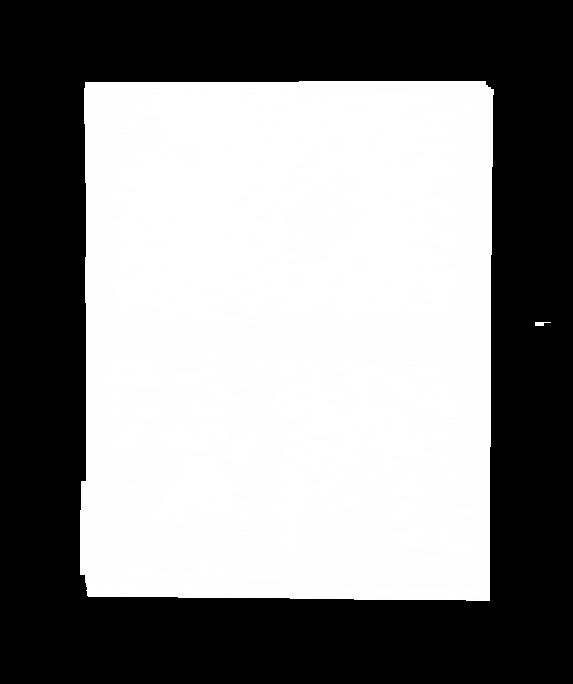
#> input picture masks/00008.jpg, 573 x 684 px, found by its file name
$ python background_removal.py   (older library calls are emulated)
#> lines starting #> are read from the running program, lines starting #| are printed output that depends on the picture; after the words box and inside, x2 and y2 are one past the last pixel; in counts of white or black regions, pixels touching at a corner belong together
#> further down, image is the input picture: shape (684, 573, 3); min 0, max 255, mean 136.5
### w3/src/denoiser.py
import cv2
import numpy as np
import pywt
import os
from math import log10, sqrt
from skimage.metrics import structural_similarity as ssim
from tqdm import tqdm
import bm3d

class LinearDenoiser():
    def __init__(self, image):
        self.img = image

    def boxFilter(self, kernelSize):
        img=self.img.copy()
        return cv2.blur(img, (kernelSize, kernelSize))

    def medianFilter(self, kernelSize):
#> called with kernelSize = 5
        img = self.img.copy()
        return cv2.medianBlur(img, kernelSize)

    # [41 lines left out: functions butterworthLowPassFilter, butterworthGrayLowPass, not called in this run]

    def gaussianFilter(self, kernelSize, sigmaX):
        img = self.img.copy()
        return cv2.GaussianBlur(img, (kernelSize, kernelSize), sigmaX)

    def bilateralFilter(self, d, sigmaColor, sigmaSpace):
        img = self.img.copy()
        return cv2.bilateralFilter(img, d, sigmaColor, sigmaSpace)

    # [98 lines left out: functions Convolution2DFilter, fftLowPassFilter, fftLowPassGray, gaussianLowPassFilter, gaussianLowPassGray, waveletTransformGray and 1 more, not called in this run]


class NonLinearDenoiser():
    def __init__(self, image):
        self.img = image

    # [173 lines left out: functions rof_denoising, rof_denoise_channel, non_local_means_denoising, bmd3_denoising_byhand, bm3d_denoising, waveletShrinkage3D and 2 more, not called in this run]

class NoiseMetric():
    # [246 lines left out: functions psnr, ssim, denoiseOne, denoiseAll, test, not called in this run]

# [2 lines that do not run on import are left out]

### w3/src/background_removal.py
import cv2
import numpy as np
import matplotlib.pyplot as plt
from denoiser import LinearDenoiser

class CalculateBackground():
    def __init__(self, image):
        self.image = image

    # [166 lines left out: functions display_image, detect_contours_with_laplacian, detect_contours_with_prewitt, detect_contours_with_canny, fourier_transform_background_detection, not called in this run]


    def detect_contours_with_gradients(self):
        """Detect contours in the image using gradient-based edge detection."""
        gray = cv2.cvtColor(self.image, cv2.COLOR_BGR2HLS)[:, :, 1]

        # Aplicar operador Sobel para calcular los gradientes en x y y
        grad_x = cv2.Sobel(gray, cv2.CV_64F, 1, 0, ksize=7)  # Gradiente en x
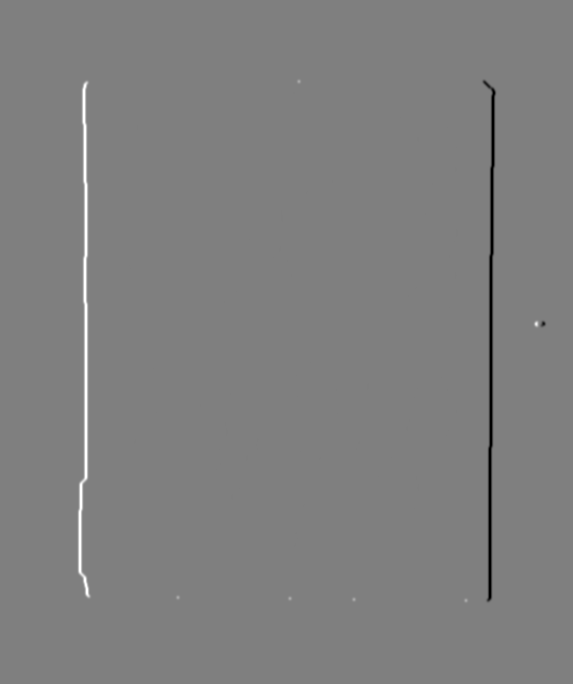
#> grad_x: shape (684, 573) float64; min -162560, max 162595, mean 0; drawn with min black and max white
        grad_y = cv2.Sobel(gray, cv2.CV_64F, 0, 1, ksize=7)  # Gradiente en y
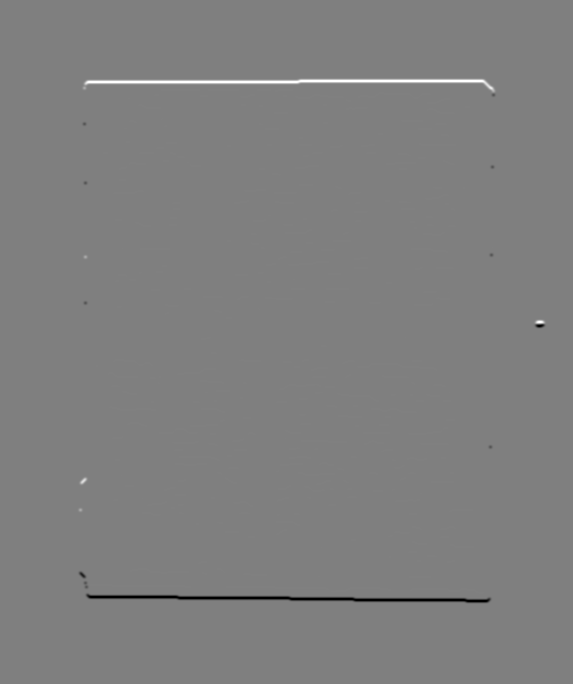
#> grad_y: shape (684, 573) float64; min -162864, max 162560, mean 0; drawn with min black and max white

        # Calcular la magnitud total del gradiente
        magnitude = cv2.magnitude(grad_x, grad_y)
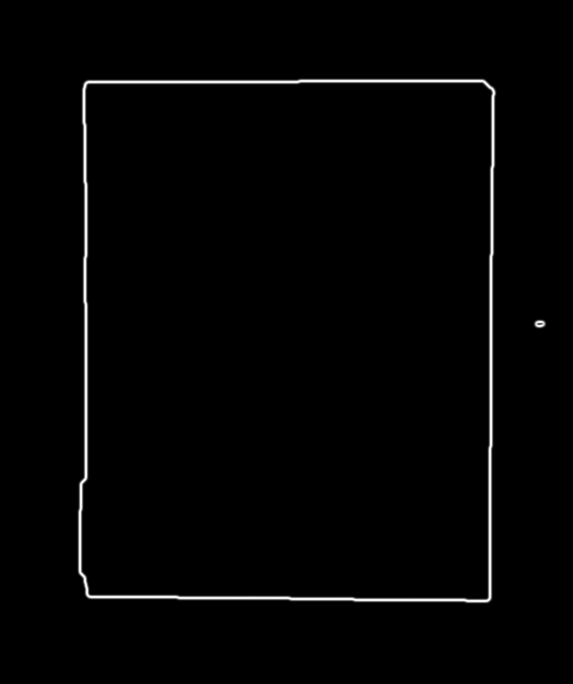
#> magnitude: shape (684, 573) float64; min 0, max 170183.8, mean 2524.6; drawn with min black and max white

        # Normalizar la magnitud para que esté entre 0 y 255
        magnitude = cv2.normalize(magnitude, None, 0, 255, cv2.NORM_MINMAX)

        # Convertir la magnitud a tipo uint8
        magnitude = np.uint8(magnitude)

        # Aplicar un umbral para obtener los bordes binarios
        _, edges = cv2.threshold(magnitude, 15, 255, cv2.THRESH_BINARY)
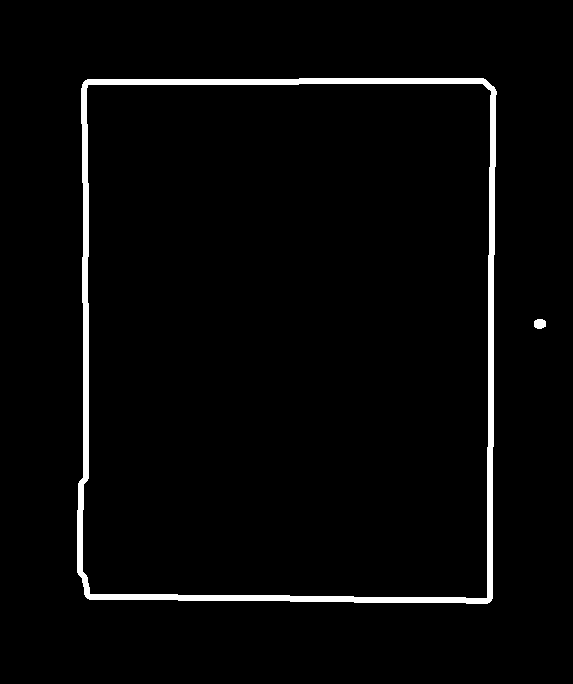
#> edges: shape (684, 573); 2.8% white; 2 white regions, box (x1, y1, x2, y2) and area: (77, 78, 497, 604) 11018, (534, 319, 546, 329) 102

        # Aplicar una dilatación para cerrar brechas entre bordes
        kernel = cv2.getStructuringElement(cv2.MORPH_RECT, (5, 5))  # Kernel de 5x5 para operaciones morfológicas
        edges = cv2.morphologyEx(edges, cv2.MORPH_CLOSE, kernel, iterations=2)  # Aplicar un cierre para unir bordes
#> edges: shape (684, 573); 2.8% white; 2 white regions

        # Guardar la imagen de los bordes detectados
        cv2.imwrite('./data/background/edges.jpg', edges)

        # Encontrar los contornos
        contours, _ = cv2.findContours(edges, cv2.RETR_EXTERNAL, cv2.CHAIN_APPROX_SIMPLE)
#> contours = 2 contours; box (x1, y1, x2, y2) and area: (77, 78, 497, 604) 214827, (534, 319, 546, 329) 85

        possible_frames = []
        contour_image = self.image.copy()

        mask_contours = np.zeros(self.image.shape[:2], dtype=np.uint8)  # Máscara para los contornos

        for cnt in contours:
            possible_frames.append(cnt)
            cv2.drawContours(mask_contours, [cnt], -1, 255, -1)  # Dibujar el contorno cerrado en la máscara
            cv2.drawContours(contour_image, [cnt], -1, (0, 255, 0), 5)  # Dibujar en la imagen de contorno
#> this loop made 2 passes
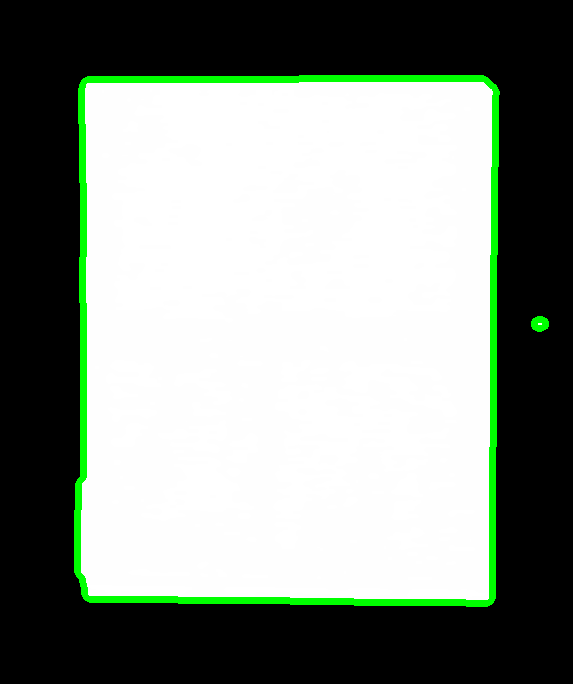
#> contour_image: shape (684, 573, 3); mean of channels 0, 1, 2 135.3, 143.8, 135.3; drawn as B, G, R
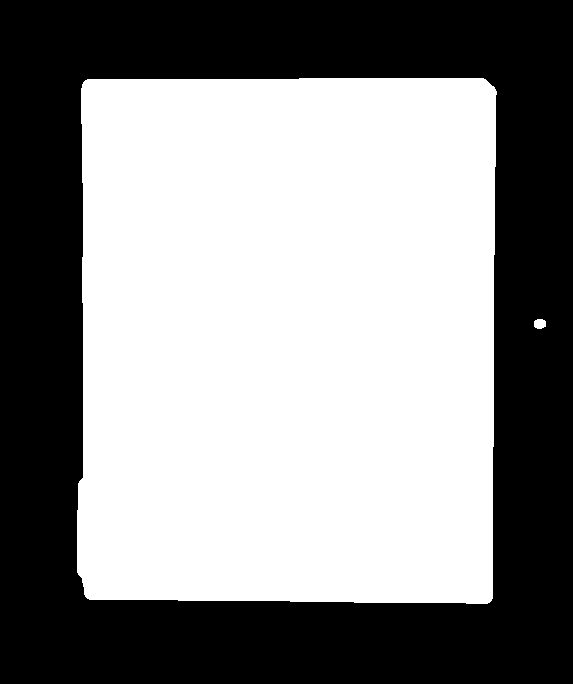
#> mask_contours: shape (684, 573); 55.1% white; 1 black region
#> after the loop, possible_frames has the same summary as contours

        # Guardar la imagen con los contornos detectados
        cv2.imwrite('./data/background/contour_image.jpg', contour_image)
        cv2.imwrite('./data/background/mask_contours.jpg', mask_contours)

        return mask_contours

    def process_frames(self):
        """Process only contours (frames) detection."""
        # [4 lines of commented-out code are left out]

        edges_mask = self.detect_contours_with_gradients()


        return edges_mask

    def apply_mask(self, mask):
        """Apply the mask to the original image to extract the foreground."""
        background_removed = cv2.bitwise_and(self.image, self.image, mask=mask)
        return background_removed

    def morphological_operations_cleanse(self, final_mask):
        """Apply morphological operations to clean the mask."""
        kernel = cv2.getStructuringElement(cv2.MORPH_RECT, (120, 1))
        cleaned_mask = cv2.morphologyEx(final_mask, cv2.MORPH_OPEN, kernel)
#> cleaned_mask: shape (684, 573); 55% white; 1 black region, box (x1, y1, x2, y2) and area: (0, 0, 573, 684) 176204
        cleaned_mask = cv2.morphologyEx(cleaned_mask, cv2.MORPH_CLOSE, cv2.getStructuringElement(cv2.MORPH_RECT, (10, 10)))
        cleaned_mask = cv2.morphologyEx(cleaned_mask, cv2.MORPH_OPEN, cv2.getStructuringElement(cv2.MORPH_RECT, (10, 10)))
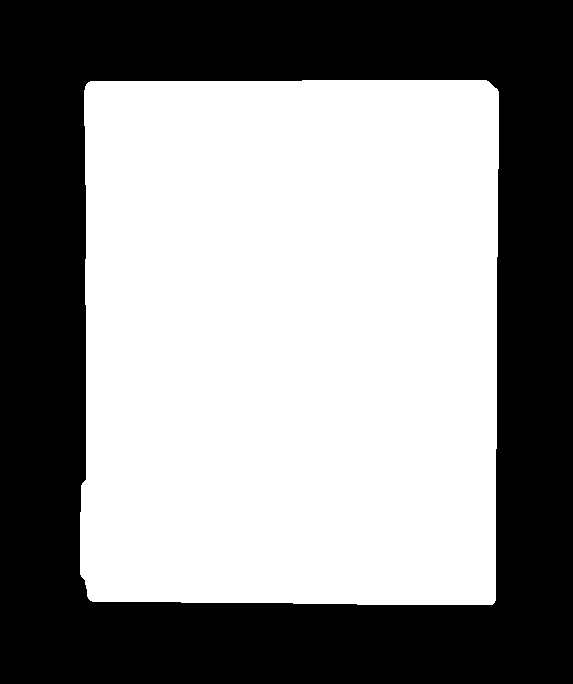
#> cleaned_mask: shape (684, 573); 55% white; 1 black region

        return cleaned_mask

if __name__ == "__main__":
    # Cargar la imagen
    image = cv2.imread('./data/qsd2_w3/00008.jpg')
    linear_denoiser = LinearDenoiser(image)

    denoise_image = linear_denoiser.medianFilter(5)
    cv2.imwrite('./data/background/denoise_image.jpg', denoise_image)
    background = CalculateBackground(denoise_image)

    # Detectar contornos
    mask_contours = background.process_frames()

    # Aplicar la máscara
    foreground = background.apply_mask(mask_contours)

    # Realizar operaciones morfológicas finales para limpiar la máscara
    cleaned_mask = background.morphological_operations_cleanse(mask_contours)

    # Encontrar todos los contornos en la máscara
    contours, _ = cv2.findContours(cleaned_mask, cv2.RETR_EXTERNAL, cv2.CHAIN_APPROX_SIMPLE)
#> contours = 1 contour; box (x1, y1, x2, y2) and area: (80, 80, 499, 605) 214801

    # Filtrar los contornos por un área mínima
    large_contours = [cnt for cnt in contours if cv2.contourArea(cnt) > 10000]
#> large_contours has the same summary as contours

    # Ordenar los contornos por área en orden descendente
    large_contours = sorted(large_contours, key=cv2.contourArea, reverse=True)

    # Seleccionar solo los contornos más grandes (ej: 2 más grandes)
    largest_contours = large_contours[:2]
#> largest_contours has the same summary as contours

    # Crear una nueva máscara con solo los contornos seleccionados
    filtered_mask = np.zeros(cleaned_mask.shape, dtype=np.uint8)
    for cnt in largest_contours:
        cv2.drawContours(filtered_mask, [cnt], -1, 255, thickness=cv2.FILLED)
#> this loop made 1 pass

    cv2.imwrite('./data/background/cleaned_mask.jpg', filtered_mask)
    final_image = background.apply_mask(filtered_mask)

    # Guardar la imagen final
    cv2.imwrite('./data/background/final_image.jpg', final_image)

$ run again, with masks/00001.jpg copied over masks/00008.jpg
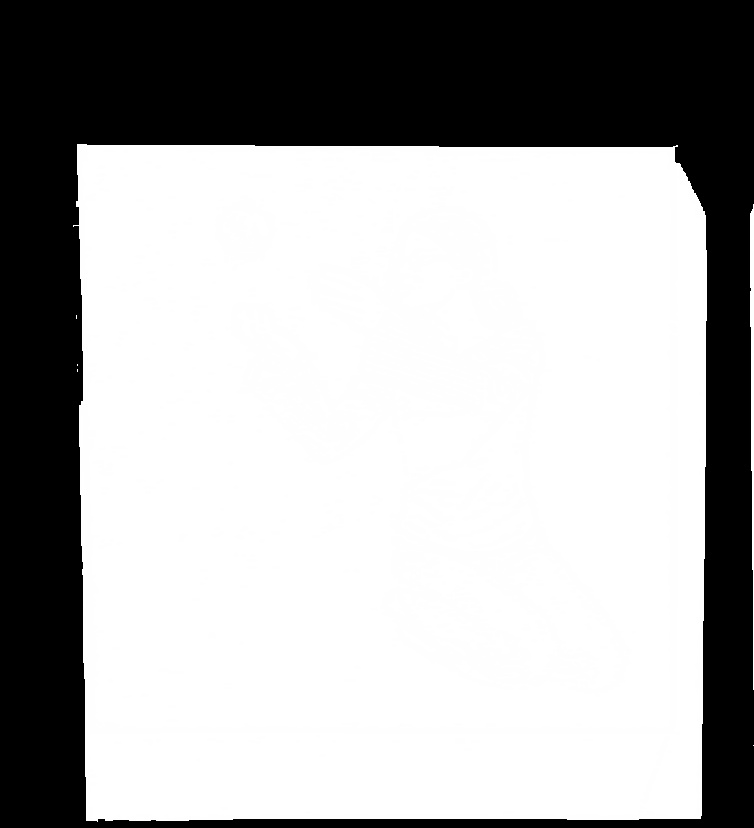
#> input picture masks/00001.jpg, 754 x 828 px, found by its file name
#> image is the input picture: shape (828, 754, 3); min 0, max 255, mean 171.2
#> in detect_contours_with_gradients, `edges = cv2.morphologyEx(edges, cv2.MORPH_CLOSE, kernel, iterations=2)`:
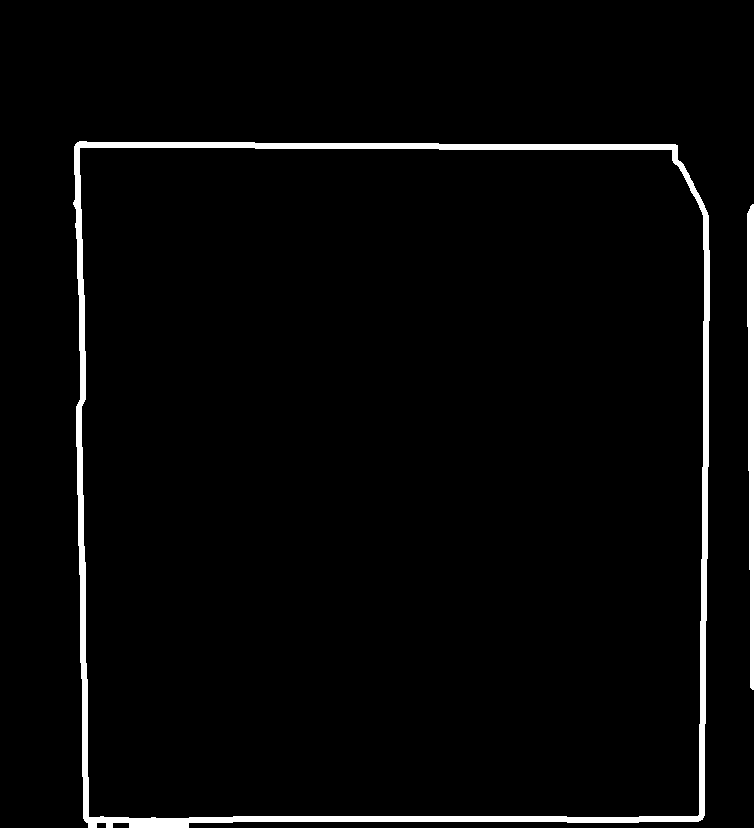
#> edges: shape (828, 754); 2.9% white; 2 white regions
#> in detect_contours_with_gradients, `contours, _ = cv2.findContours(edges, cv2.RETR_EXTERNAL, cv2.CHAIN_APP..`: contours = 2 contours; box (x1, y1, x2, y2) and area: (73, 141, 710, 828) 424998, (747, 204, 754, 690) 2186
#> the loop in detect_contours_with_gradients, `for cnt in contours:` made 2 passes
#> after the loop in detect_contours_with_gradients, `for cnt in contours:`: possible_frames has the same summary as contours
#> in morphological_operations_cleanse, `cleaned_mask = cv2.morphologyEx(cleaned_mask, cv2.MORPH_OPEN, cv2.getS..`:
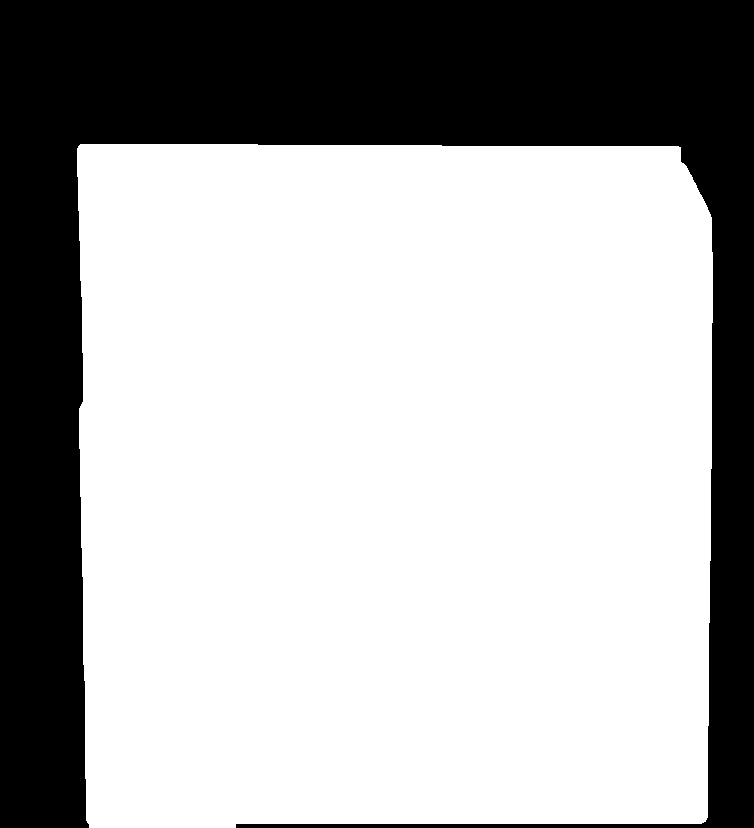
#> cleaned_mask: shape (828, 754); 68.3% white; 1 black region
#> `contours, _ = cv2.findContours(cleaned_mask, cv2.RETR_EXTERNAL, cv2.CH..`: contours = 1 contour; box (x1, y1, x2, y2) and area: (77, 144, 713, 828) 424972
#> large_contours has the same summary as contours
#> largest_contours has the same summary as contours
#> the loop `for cnt in largest_contours:` made 1 pass

$ run again, with masks/00002.jpg copied over masks/00008.jpg
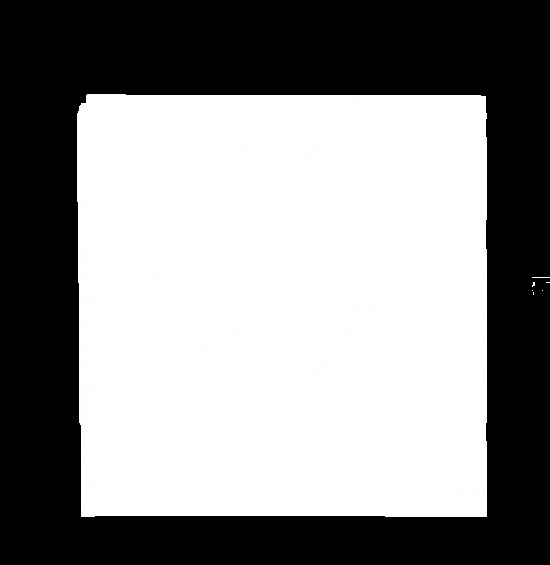
#> input picture masks/00002.jpg, 550 x 565 px, found by its file name
#> image is the input picture: shape (565, 550, 3); min 0, max 255, mean 141
#> in detect_contours_with_gradients, `_, edges = cv2.threshold(magnitude, 15, 255, cv2.THRESH_BINARY)`:
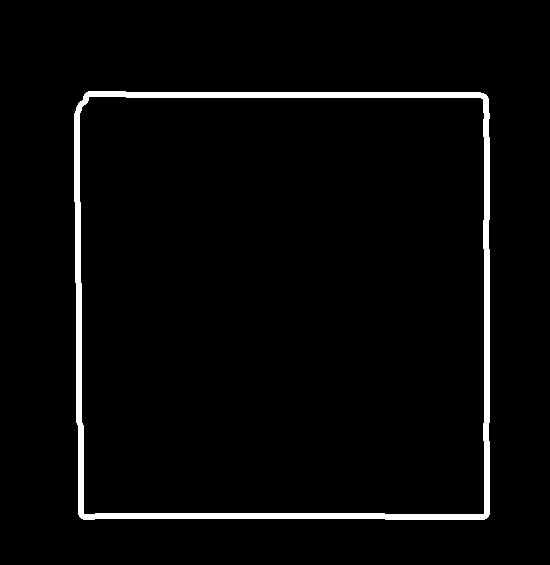
#> edges: shape (565, 550); 3.2% white; 1 white region, box (x1, y1, x2, y2) and area: (74, 91, 490, 520) 9864
#> in detect_contours_with_gradients, `contours, _ = cv2.findContours(edges, cv2.RETR_EXTERNAL, cv2.CHAIN_APP..`: contours = 1 contour; box (x1, y1, x2, y2) and area: (74, 91, 490, 520) 175968
#> the loop in detect_contours_with_gradients, `for cnt in contours:` made 1 pass
#> after the loop in detect_contours_with_gradients, `for cnt in contours:`: possible_frames has the same summary as contours
#> in morphological_operations_cleanse, `cleaned_mask = cv2.morphologyEx(cleaned_mask, cv2.MORPH_OPEN, cv2.getS..`:
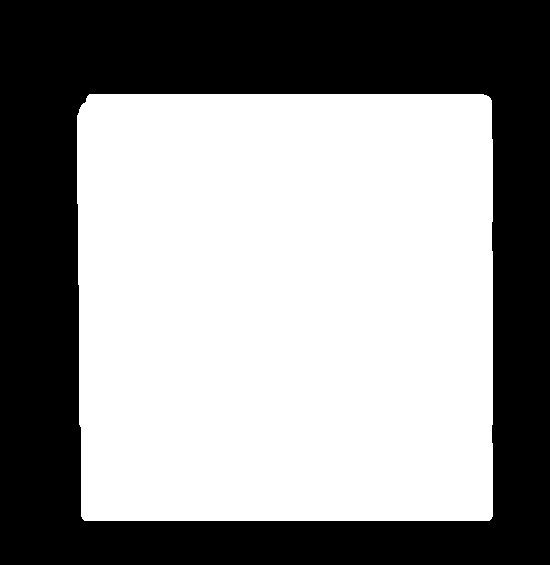
#> cleaned_mask: shape (565, 550); 56.8% white; 1 black region
#> `contours, _ = cv2.findContours(cleaned_mask, cv2.RETR_EXTERNAL, cv2.CH..`: contours = 1 contour; box (x1, y1, x2, y2) and area: (77, 94, 493, 521) 175812
#> large_contours has the same summary as contours
#> largest_contours has the same summary as contours
#> the loop `for cnt in largest_contours:` made 1 pass
